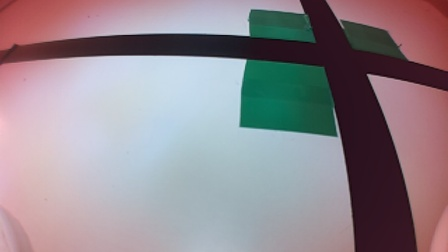
%> input picture test_moments/latest_frame_original_Intersection_2.jpg, 448 x 252 px
$ octave --eval "ViewColorSpaces_V2;"   (GNU Octave 9; MATLAB toolbox functions it lacks are replaced by stand-ins)
%> lines starting %> are read from the running program, lines starting %| are printed output that depends on the picture
function ViewColorSpaces_V2
    rgbim = imread('test_moments\latest_frame_original_Intersection_2.jpg');
%> rgbim is the input picture: size 252x448x3 uint8; mean R, G, B 146.3, 136.2, 143
    ViewColorSpaces2(rgbim);
    AnalyzeGreenMarkers(rgbim);
end

function ViewColorSpaces2(rgb_image)
    hsvim = rgb2hsv(rgb_image);
%> hsvim: size 252x448x3 double; mean H, S, V 0.721, 0.278, 0.629
    yuvim = rgb2ycbcr(rgb_image);
%> yuvim: size 252x448x3 uint8; mean of channels 1, 2, 3 136.2, 129.5, 132

    % CIELab colorspace
    cform = makecform('srgb2lab');
    cieim = applycform(rgb_image,cform);
%> cieim: size 252x448x3 uint8; mean of channels 1, 2, 3 145.9, 134.1, 126.9

    figure();
    % RGB
    subplot(3,4,1);imshow(rgb_image(:,:,1));title(sprintf('RGB Space\n\nRed'))
    subplot(3,4,5);imshow(rgb_image(:,:,2));title('Green')
    subplot(3,4,9);imshow(rgb_image(:,:,3));title('Blue')

    % HSV
    subplot(3,4,2);imshow(hsvim(:,:,1));title(sprintf('HSV Space\n\nHue'))
%> after `imshow(hsvim(:,:,1))`:
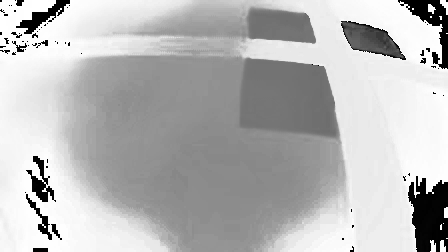
%> displayed picture: size 252x448, on the screen's scale of 0 to 255; min 0, max 255, mean 183.9
    subplot(3,4,6);imshow(hsvim(:,:,2));title('Saturation')
%> after `imshow(hsvim(:,:,2))`:
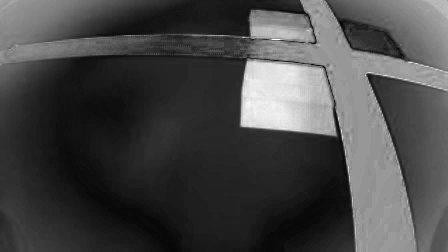
%> displayed picture: size 252x448, on the screen's scale of 0 to 255; min 0, max 255, mean 71
    subplot(3,4,10);imshow(hsvim(:,:,3));title('Brightness')
%> after `imshow(hsvim(:,:,3))`:
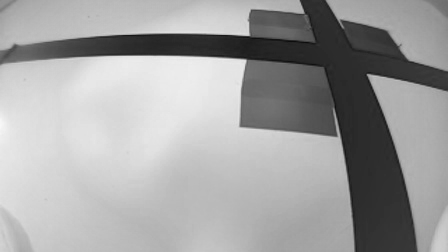
%> displayed picture: size 252x448, on the screen's scale of 0 to 255; min 12, max 248, mean 160.4

    % YCbCr / YUV
    subplot(3,4,3);imshow(yuvim(:,:,1));title(sprintf('YCbCr Space\n\nLuminance'))
    subplot(3,4,7);imshow(yuvim(:,:,2));title('Blue Difference')
%> after `imshow(yuvim(:,:,2))`:
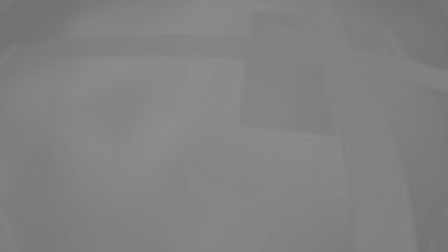
%> displayed picture: size 252x448, on the screen's scale of 0 to 255; min 113, max 140, mean 129.5
    subplot(3,4,11);imshow(yuvim(:,:,3));title('Red Difference')
%> after `imshow(yuvim(:,:,3))`:
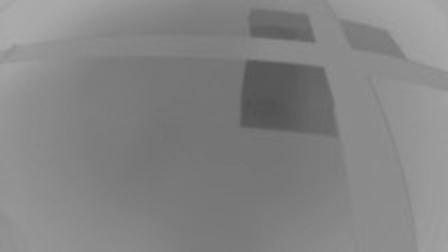
%> displayed picture: size 252x448, on the screen's scale of 0 to 255; min 82, max 171, mean 132

    % CIELab
    subplot(3,4,4);imshow(cieim(:,:,1));title(sprintf('CIELab Space\n\nLightness'))
%> after `imshow(cieim(:,:,1))`:
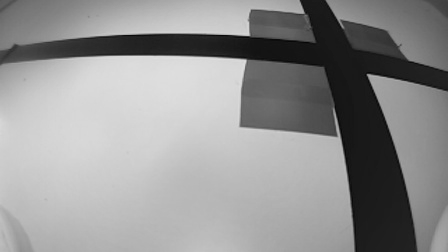
%> displayed picture: size 252x448, on the screen's scale of 0 to 255; min 5, max 224, mean 145.9
    subplot(3,4,8);imshow(cieim(:,:,2));title('Green-Red (a*)')
    subplot(3,4,12);imshow(cieim(:,:,3));title('Yellow-Blue (b*)')
end

function AnalyzeGreenMarkers(rgb_image)
    hsvim = rgb2hsv(rgb_image);
    yuvim = rgb2ycbcr(rgb_image);

    % Convert to CIELab
    cform = makecform('srgb2lab');
    cieim = applycform(rgb_image, cform);

    % Extract green-related channels
    green_rgb = rgb_image(:,:,2);
    hue_hsv = hsvim(:,:,1);
    saturation_hsv = hsvim(:,:,2);
    green_red_cielab = cieim(:,:,2);

    % Compute statistics
    mean_green = mean(green_rgb(:));
%> mean_green = 136.2
    std_green = std(double(green_rgb(:)));
%> std_green = 66.23

    mean_hue = mean(hue_hsv(:));
%> mean_hue = 0.721
    std_hue = std(double(hue_hsv(:)));
%> std_hue = 0.25

    mean_saturation = mean(saturation_hsv(:));
%> mean_saturation = 0.278
    std_saturation = std(double(saturation_hsv(:)));
%> std_saturation = 0.225

    mean_greenred = mean(green_red_cielab(:));
%> mean_greenred = 134.1
    std_greenred = std(double(green_red_cielab(:)));
%> std_greenred = 14.67

    % Display results
    fprintf('Mean & Std Dev:\n');
    fprintf('RGB Green: Mean = %.2f, Std = %.2f\n', mean_green, std_green);
%| RGB Green: Mean = 136.17, Std = 66.23
    fprintf('HSV Hue: Mean = %.2f, Std = %.2f\n', mean_hue, std_hue);
%| HSV Hue: Mean = 0.72, Std = 0.25
    fprintf('HSV Saturation: Mean = %.2f, Std = %.2f\n', mean_saturation, std_saturation);
%| HSV Saturation: Mean = 0.28, Std = 0.23
    fprintf('CIELab Green-Red: Mean = %.2f, Std = %.2f\n', mean_greenred, std_greenred);
%| CIELab Green-Red: Mean = 134.06, Std = 14.67

    % Plot histograms
    figure();
    subplot(2,2,1); histogram(green_rgb(:), 256); title('RGB Green Histogram');
    subplot(2,2,2); histogram(hue_hsv(:), 256); title('HSV Hue Histogram');
    subplot(2,2,3); histogram(saturation_hsv(:), 256); title('HSV Saturation Histogram');
    subplot(2,2,4); histogram(green_red_cielab(:), 256); title('CIELab Green-Red Histogram');

    % Automatic threshold suggestion
    suggested_threshold = mean_hue + std_hue;
%> suggested_threshold = 0.971
    fprintf('Suggested Green Detection Hue Threshold: %.2f\n', suggested_threshold);
%| Suggested Green Detection Hue Threshold: 0.97
%> `ViewColorSpaces_V2;`:
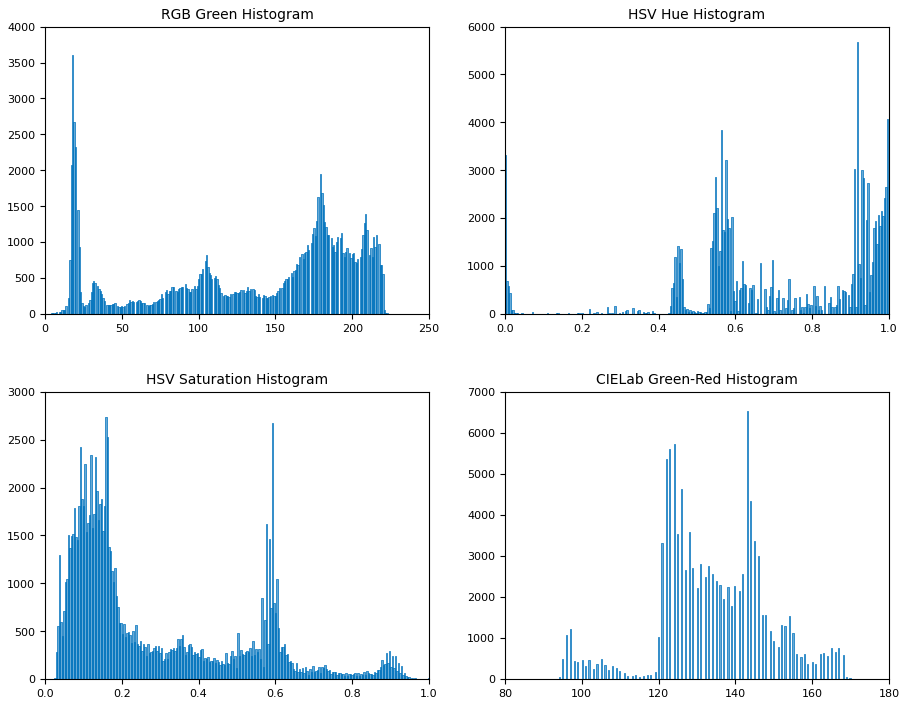
%> figure redrawn from the program's plot data, 4 panels; panel 1: tallest bar 3602 high, from x = 17.54 to 18.4; panel 2: tallest bar 5687 high, from x = 0.916 to 0.92; panel 3: tallest bar 2732 high, from x = 0.156 to 0.16; panel 4: tallest bar 6522 high, from x = 143 to 143.3
end

$ run again, with test_moments/Chess_Board_2.jpg copied over test_moments/latest_frame_original_Intersection_2.jpg
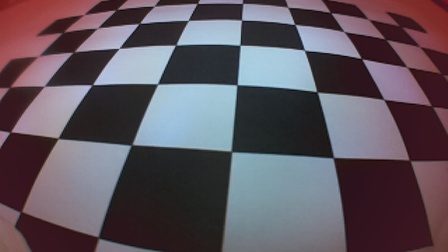
%> input picture test_moments/Chess_Board_2.jpg, 448 x 252 px
%> in ViewColorSpaces_V2, rgbim is the input picture: size 252x448x3 uint8; mean R, G, B 95.3, 84.8, 94
%> hsvim: size 252x448x3 double; mean H, S, V 0.697, 0.286, 0.416
%> yuvim: size 252x448x3 uint8; mean of channels 1, 2, 3 92.4, 130.5, 132
%> cieim: size 252x448x3 uint8; mean of channels 1, 2, 3 92.8, 134.7, 125.5
%> in ViewColorSpaces2, `imshow(cieim(:,:,1))`:
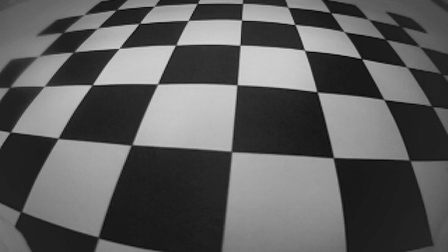
%> displayed picture: size 252x448, on the screen's scale of 0 to 255; min 4, max 210, mean 92.8
%> mean_green = 84.8
%> std_green = 61.79
%> mean_hue = 0.697
%> std_hue = 0.277
%> mean_saturation = 0.286
%> std_saturation = 0.193
%> mean_greenred = 134.7
%> std_greenred = 10.96
%| RGB Green: Mean = 84.80, Std = 61.79
%| HSV Hue: Mean = 0.70, Std = 0.28
%| HSV Saturation: Mean = 0.29, Std = 0.19
%| CIELab Green-Red: Mean = 134.72, Std = 10.96
%> suggested_threshold = 0.974
%| Suggested Green Detection Hue Threshold: 0.97
%> `ViewColorSpaces_V2;`:
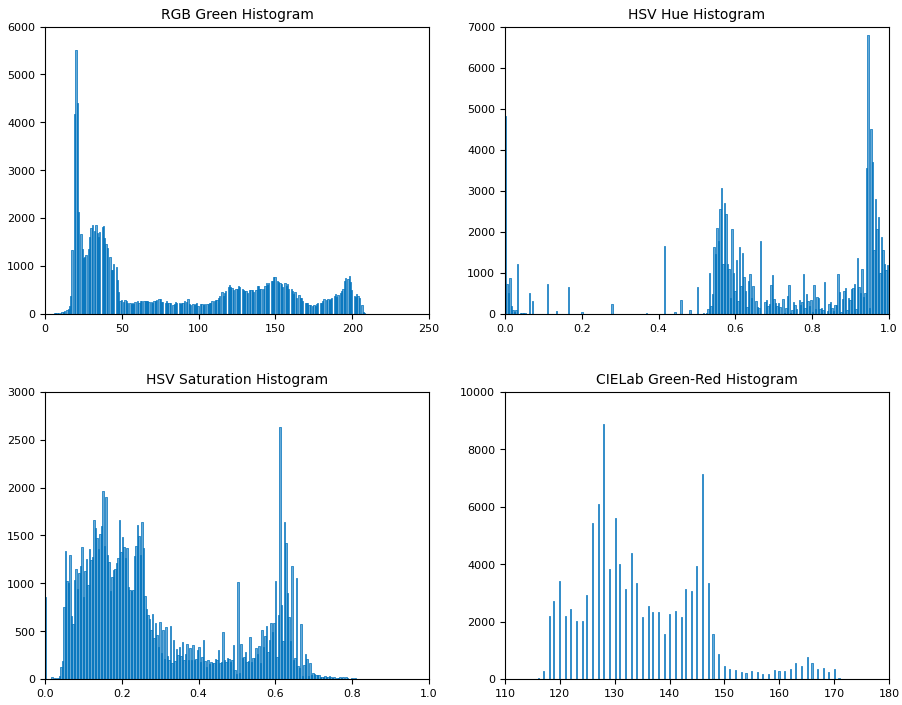
%> figure redrawn from the program's plot data, 4 panels; panel 1: tallest bar 5510 high, from x = 19.69 to 20.51; panel 2: tallest bar 6800 high, from x = 0.944 to 0.948; panel 3: tallest bar 2628 high, from x = 0.609 to 0.613; panel 4: tallest bar 8896 high, from x = 127.8 to 128

$ run again, with test_moments/GreenMarkers.jpg copied over test_moments/latest_frame_original_Intersection_2.jpg
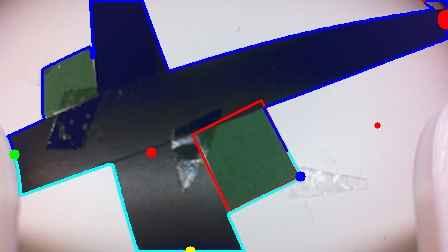
%> input picture test_moments/GreenMarkers.jpg, 448 x 252 px
%> in ViewColorSpaces_V2, rgbim is the input picture: size 252x448x3 uint8; mean R, G, B 132.5, 131.8, 146.2
%> hsvim: size 252x448x3 double; mean H, S, V 0.669, 0.266, 0.601
%> yuvim: size 252x448x3 uint8; mean of channels 1, 2, 3 130.8, 134.2, 127.3
%> cieim: size 252x448x3 uint8; mean of channels 1, 2, 3 138.2, 132.2, 120.3
%> in ViewColorSpaces2, `imshow(cieim(:,:,3))`:
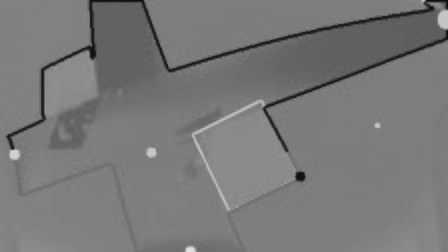
%> displayed picture: size 252x448, on the screen's scale of 0 to 255; min 16, max 221, mean 120.3
%> mean_green = 131.8
%> std_green = 84.67
%> mean_hue = 0.669
%> std_hue = 0.222
%> mean_saturation = 0.266
%> std_saturation = 0.291
%> mean_greenred = 132.2
%> std_greenred = 13.67
%| RGB Green: Mean = 131.84, Std = 84.67
%| HSV Hue: Mean = 0.67, Std = 0.22
%| HSV Saturation: Mean = 0.27, Std = 0.29
%| CIELab Green-Red: Mean = 132.24, Std = 13.67
%> suggested_threshold = 0.891
%| Suggested Green Detection Hue Threshold: 0.89
%> `ViewColorSpaces_V2;`:
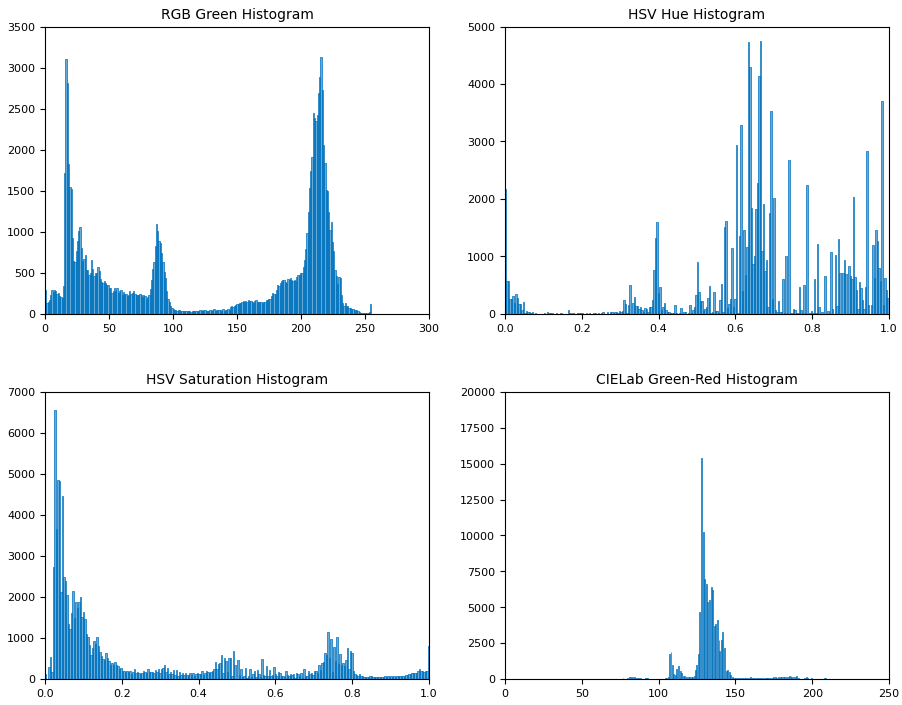
%> figure redrawn from the program's plot data, 4 panels; panel 1: tallest bar 3124 high, from x = 215.2 to 216.2; panel 2: tallest bar 4743 high, from x = 0.664 to 0.668; panel 3: tallest bar 6564 high, from x = 0.0234 to 0.0273; panel 4: tallest bar 15395 high, from x = 127.8 to 128.4

$ run again, with test_moments/Silver_Line.jpg copied over test_moments/latest_frame_original_Intersection_2.jpg
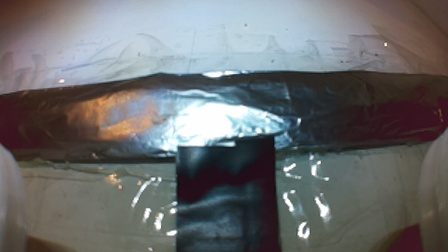
%> input picture test_moments/Silver_Line.jpg, 448 x 252 px
%> in ViewColorSpaces_V2, rgbim is the input picture: size 252x448x3 uint8; mean R, G, B 106.9, 108.2, 109.3
%> hsvim: size 252x448x3 double; mean H, S, V 0.42, 0.227, 0.467
%> yuvim: size 252x448x3 uint8; mean of channels 1, 2, 3 108.7, 128.7, 127.4
%> cieim: size 252x448x3 uint8; mean of channels 1, 2, 3 113.7, 128.4, 127.8
%> mean_green = 108.2
%> std_green = 62.95
%> mean_hue = 0.42
%> std_hue = 0.29
%> mean_saturation = 0.227
%> std_saturation = 0.155
%> mean_greenred = 128.4
%> std_greenred = 6.71
%| RGB Green: Mean = 108.18, Std = 62.95
%| HSV Hue: Mean = 0.42, Std = 0.29
%| HSV Saturation: Mean = 0.23, Std = 0.16
%| CIELab Green-Red: Mean = 128.37, Std = 6.71
%> suggested_threshold = 0.71
%| Suggested Green Detection Hue Threshold: 0.71
%> `ViewColorSpaces_V2;`:
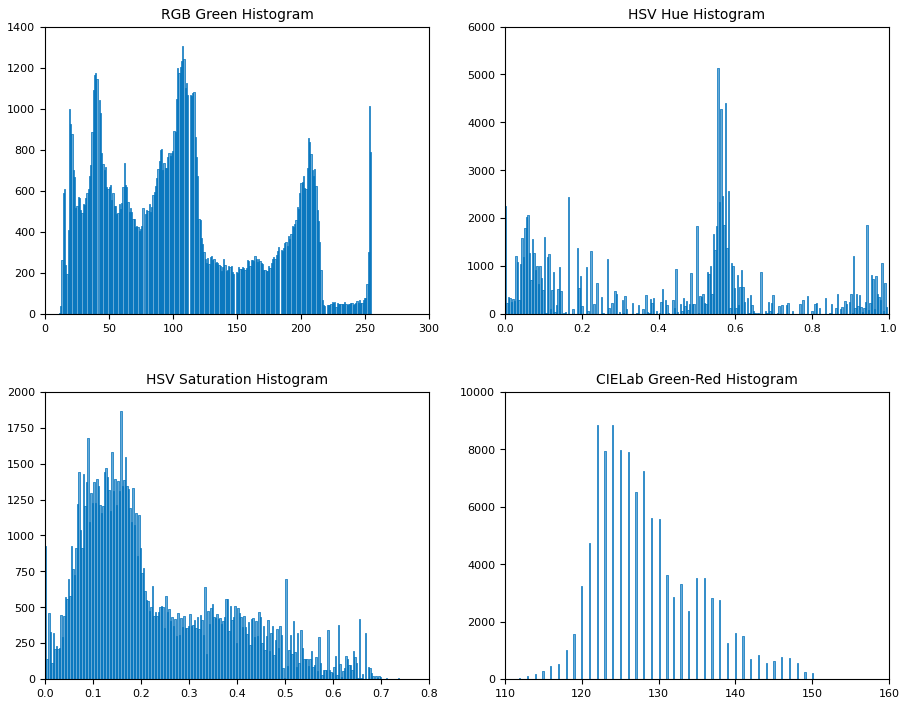
%> figure redrawn from the program's plot data, 4 panels; panel 1: tallest bar 1306 high, from x = 107.2 to 108.1; panel 2: tallest bar 5128 high, from x = 0.552 to 0.556; panel 3: tallest bar 1865 high, from x = 0.156 to 0.159; panel 4: tallest bar 8857 high, from x = 123.9 to 124.1
